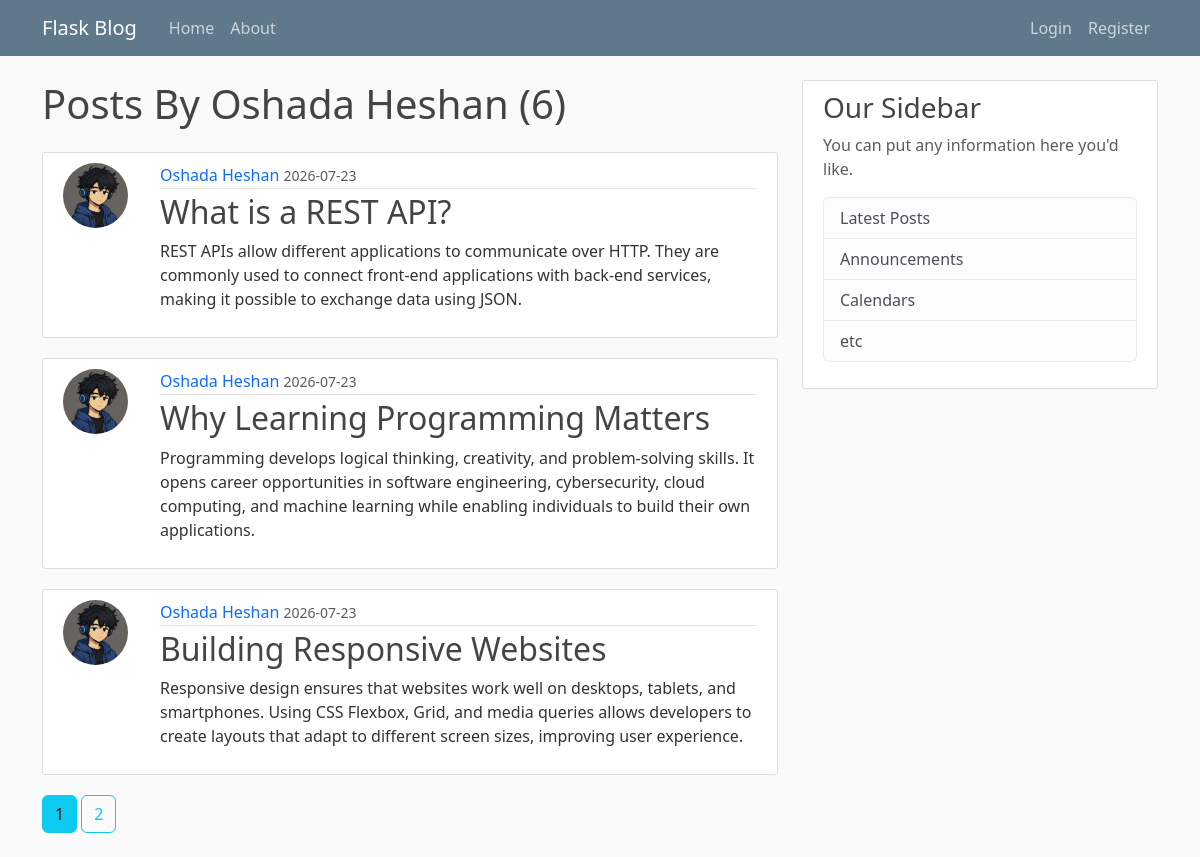
Screenshot of /user/Oshada Heshan with the database file from the repository.
### flaskblog/models.py (models this page shows, shortened)
class User(db.Model, UserMixin):
    id = db.Column(db.Integer, primary_key=True)
    username = db.Column(db.String(20), unique=True, nullable=False)
    email = db.Column(db.String(120), unique=True, nullable=False)
    image_file = db.Column(db.String(20), nullable=False, default='default.jpg')
    password = db.Column(db.String(60), nullable=False)
    posts = db.relationship('Post', backref='author', lazy=True)

class Post(db.Model):
    id = db.Column(db.Integer, primary_key=True)
    title = db.Column(db.String(100), nullable=False)
    date_posted = db.Column(db.DateTime, nullable=False, default=datetime.utcnow)
    content = db.Column(db.Text, nullable=False)
    user_id = db.Column(db.Integer, db.ForeignKey('user.id'), nullable=False)

### flaskblog/routes.py (the view)
@app.route("/user/<string:username>")
def user_posts(username):
    page = request.args.get('page', 1, type=int)
    user = User.query.filter_by(username=username).first_or_404()
    posts = Post.query.filter_by(author=user)\
        .order_by(Post.date_posted.desc())\
        .paginate(per_page=3, page=page)
    return render_template('user_posts.html', posts=posts, user=user)

### flaskblog/templates/user_posts.html
{% extends "layout.html" %}
{% block content %}
    <h1 class="mb-4">Posts By {{ user.username }} ({{ posts.total }})</h1>
    {% for post in posts.items %}
        <article class="content-section">
            <div class="post-container">
                <img class="rounded-circle article-img" src="{{ url_for('static', filename='profile_pics/' + post.author.image_file) }}" alt="Profile picture">
                <div class="post-content">
                    <div class="article-metadata">
                        <a class="author-name" href="{{ url_for('user_posts', username=post.author.username) }}">{{ post.author.username }}</a>
                        <small class="text-muted">{{ post.date_posted.strftime('%Y-%m-%d') }}</small>
                    </div>
                    <h2><a class="article-title" href="{{ url_for('post', post_id=post.id) }}">{{ post.title }}</a></h2>
                    <p class="article-content">{{ post.content }}</p>
                </div>
            </div>
        </article>
    {% endfor %}
    {% for page_num in posts.iter_pages(left_edge=1, right_edge=1, left_current=2, right_current=2) %}
        {% if page_num %}
            {% if page_num == posts.page %}
                <a class="btn btn-info mb-4" href="{{ url_for('user_posts', username=user.username, page=page_num) }}">{{ page_num }}</a>
            {% else %}
                <a class="btn btn-outline-info mb-4" href="{{ url_for('user_posts', username=user.username, page=page_num) }}">{{ page_num }}</a>
            {% endif %}
        {% else %}
            ...
        {% endif %}
    {% endfor %}
{% endblock content %}

### flaskblog/static/main.css (style rules this page uses)
body { background: #fafafa; color: #333333; margin-top: 5rem; }
h1, h2, h3, h4, h5, h6 { color: #444444; }
.content-section { background: #ffffff; padding: 10px 20px; border: 1px solid #dddddd; border-radius: 3px; margin-bottom: 20px; }
.post-container { display: flex; gap: 16px; align-items: flex-start; }
.post-content { flex: 1; }
.article-title { color: #444444; }
a.article-title { text-decoration: none; }
.content-section a, .text-muted a { text-decoration: none; }
.article-content { white-space: pre-line; }
.article-img { height: 65px; width: 65px; margin-right: 16px; }
.article-metadata { padding-bottom: 1px; margin-bottom: 4px; border-bottom: 1px solid #e3e3e3 }
.article-metadata a { text-decoration: none; }

### rows the page displays
User: username "Oshada Heshan"
Post: image_file (picture), author.username "Oshada Heshan", date_posted "2026-07-23", title "What is a REST API?", content "REST APIs allow different applications to communicate over HTTP. They are commonly used to connect front-end applications with back-end services, making it possible to exchange data using JSON."
Post: image_file (picture), author.username "Oshada Heshan", date_posted "2026-07-23", title "Why Learning Programming Matters", content "Programming develops logical thinking, creativity, and problem-solving skills. It opens career opportunities in software engineering, cybersecurity, cloud computing, and machine learning while enabling individuals to build their own applications."
Post: image_file (picture), author.username "Oshada Heshan", date_posted "2026-07-23", title "Building Responsive Websites", content "Responsive design ensures that websites work well on desktops, tablets, and smartphones. Using CSS Flexbox, Grid, and media queries allows developers to create layouts that adapt to different screen sizes, improving user experience."

### other values shown
{{ posts.total }} "6"
{{ page_num }} "1"
{{ page_num }} "2"
